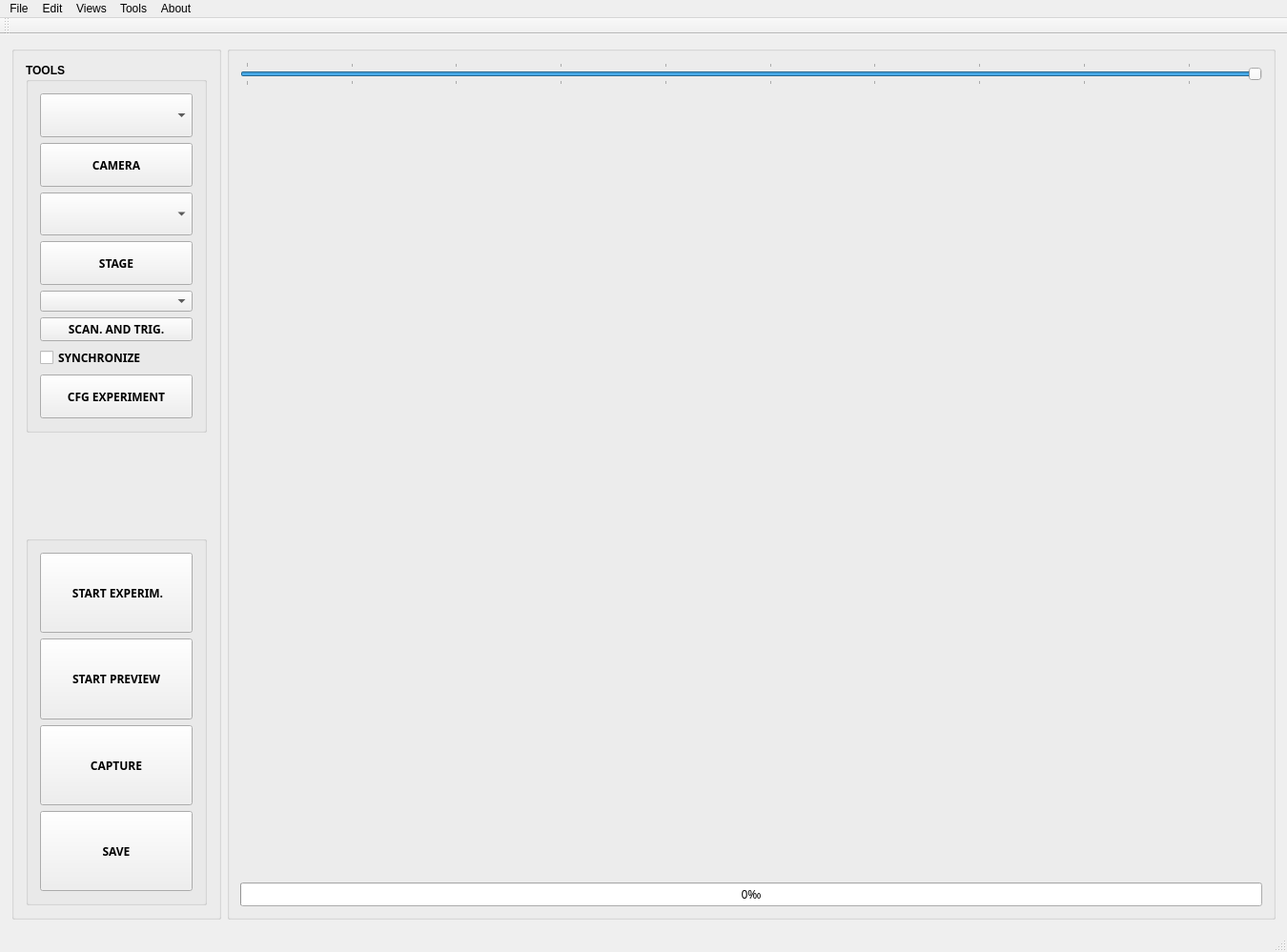
<?xml version="1.0" encoding="UTF-8"?>
<ui version="4.0">
 <class>CAUmucoMainWindow</class>
 <widget class="QMainWindow" name="CAUmucoMainWindow">
  <property name="windowModality">
   <enum>Qt::NonModal</enum>
  </property>
  <property name="geometry">
   <rect>
    <x>0</x>
    <y>0</y>
    <width>1350</width>
    <height>999</height>
   </rect>
  </property>
  <property name="sizePolicy">
   <sizepolicy hsizetype="Expanding" vsizetype="Expanding">
    <horstretch>0</horstretch>
    <verstretch>0</verstretch>
   </sizepolicy>
  </property>
  <property name="windowTitle">
   <string>UMUCO - MAIN</string>
  </property>
  <property name="locale">
   <locale language="English" country="Canada"/>
  </property>
  <widget class="QWidget" name="mainView">
   <layout class="QHBoxLayout" name="horizontalLayout" stretch="1,5">
    <property name="spacing">
     <number>6</number>
    </property>
    <property name="leftMargin">
     <number>12</number>
    </property>
    <property name="topMargin">
     <number>12</number>
    </property>
    <property name="rightMargin">
     <number>12</number>
    </property>
    <property name="bottomMargin">
     <number>12</number>
    </property>
    <item>
     <widget class="QGroupBox" name="groupBox_2">
      <property name="title">
       <string/>
      </property>
      <layout class="QVBoxLayout" name="verticalLayout_3" stretch="0,0">
       <property name="spacing">
        <number>108</number>
       </property>
       <property name="leftMargin">
        <number>12</number>
       </property>
       <property name="topMargin">
        <number>12</number>
       </property>
       <property name="rightMargin">
        <number>12</number>
       </property>
       <property name="bottomMargin">
        <number>12</number>
       </property>
       <item>
        <widget class="QGroupBox" name="Tools">
         <property name="sizePolicy">
          <sizepolicy hsizetype="Expanding" vsizetype="Expanding">
           <horstretch>0</horstretch>
           <verstretch>0</verstretch>
          </sizepolicy>
         </property>
         <property name="font">
          <font>
           <family>Arial</family>
           <weight>75</weight>
           <bold>true</bold>
          </font>
         </property>
         <property name="title">
          <string>TOOLS</string>
         </property>
         <layout class="QVBoxLayout" name="verticalLayout">
          <property name="spacing">
           <number>6</number>
          </property>
          <property name="leftMargin">
           <number>12</number>
          </property>
          <property name="topMargin">
           <number>12</number>
          </property>
          <property name="rightMargin">
           <number>12</number>
          </property>
          <property name="bottomMargin">
           <number>12</number>
          </property>
          <item>
           <widget class="QComboBox" name="cameraPUM">
            <property name="sizePolicy">
             <sizepolicy hsizetype="Expanding" vsizetype="Expanding">
              <horstretch>0</horstretch>
              <verstretch>0</verstretch>
             </sizepolicy>
            </property>
            <property name="font">
             <font>
              <pointsize>9</pointsize>
             </font>
            </property>
           </widget>
          </item>
          <item>
           <widget class="QPushButton" name="cameraPB">
            <property name="sizePolicy">
             <sizepolicy hsizetype="Expanding" vsizetype="Expanding">
              <horstretch>0</horstretch>
              <verstretch>0</verstretch>
             </sizepolicy>
            </property>
            <property name="font">
             <font>
              <family>Arial Black</family>
              <pointsize>9</pointsize>
              <weight>75</weight>
              <bold>true</bold>
             </font>
            </property>
            <property name="toolTip">
             <string>&lt;html&gt;&lt;head/&gt;&lt;body&gt;&lt;p&gt;&lt;span style=&quot; font-size:12pt;&quot;&gt;Use this button to configure the camera&lt;/span&gt;&lt;/p&gt;&lt;/body&gt;&lt;/html&gt;</string>
            </property>
            <property name="text">
             <string>CAMERA</string>
            </property>
           </widget>
          </item>
          <item>
           <widget class="QComboBox" name="stagePUM">
            <property name="sizePolicy">
             <sizepolicy hsizetype="Expanding" vsizetype="Expanding">
              <horstretch>0</horstretch>
              <verstretch>0</verstretch>
             </sizepolicy>
            </property>
            <property name="font">
             <font>
              <pointsize>9</pointsize>
             </font>
            </property>
           </widget>
          </item>
          <item>
           <widget class="QPushButton" name="stagePB">
            <property name="sizePolicy">
             <sizepolicy hsizetype="Expanding" vsizetype="Expanding">
              <horstretch>0</horstretch>
              <verstretch>0</verstretch>
             </sizepolicy>
            </property>
            <property name="font">
             <font>
              <family>Arial Black</family>
              <pointsize>9</pointsize>
              <weight>75</weight>
              <bold>true</bold>
             </font>
            </property>
            <property name="toolTip">
             <string>&lt;!DOCTYPE HTML PUBLIC &quot;-//W3C//DTD HTML 4.0//EN&quot; &quot;http://www.w3.org/TR/REC-html40/strict.dtd&quot;&gt;
&lt;html&gt;&lt;head&gt;&lt;meta name=&quot;qrichtext&quot; content=&quot;1&quot; /&gt;&lt;style type=&quot;text/css&quot;&gt;
p, li { white-space: pre-wrap; }
&lt;/style&gt;&lt;/head&gt;&lt;body style=&quot; font-family:'MS Shell Dlg 2'; font-size:8pt; font-weight:400; font-style:normal;&quot;&gt;
&lt;p align=&quot;center&quot; style=&quot; margin-top:0px; margin-bottom:0px; margin-left:0px; margin-right:0px; -qt-block-indent:0; text-indent:0px;&quot;&gt;&lt;span style=&quot; font-size:12pt;&quot;&gt;To show sample holder position&lt;/span&gt;&lt;/p&gt;&lt;/body&gt;&lt;/html&gt;</string>
            </property>
            <property name="text">
             <string>STAGE</string>
            </property>
           </widget>
          </item>
          <item>
           <widget class="QComboBox" name="daqComboBox">
            <property name="font">
             <font>
              <pointsize>9</pointsize>
              <weight>75</weight>
              <bold>true</bold>
             </font>
            </property>
           </widget>
          </item>
          <item>
           <widget class="QPushButton" name="daqPB">
            <property name="font">
             <font>
              <family>Arial Black</family>
              <pointsize>9</pointsize>
              <weight>75</weight>
              <bold>true</bold>
             </font>
            </property>
            <property name="text">
             <string>SCAN. AND TRIG.</string>
            </property>
           </widget>
          </item>
          <item>
           <widget class="QCheckBox" name="synchronizeCheckBox">
            <property name="font">
             <font>
              <family>Arial Black</family>
              <pointsize>9</pointsize>
              <weight>75</weight>
              <bold>true</bold>
             </font>
            </property>
            <property name="text">
             <string>SYNCHRONIZE</string>
            </property>
           </widget>
          </item>
          <item>
           <widget class="QPushButton" name="experimentPB">
            <property name="sizePolicy">
             <sizepolicy hsizetype="Expanding" vsizetype="Expanding">
              <horstretch>0</horstretch>
              <verstretch>0</verstretch>
             </sizepolicy>
            </property>
            <property name="font">
             <font>
              <family>Arial Black</family>
              <pointsize>9</pointsize>
              <weight>75</weight>
              <bold>true</bold>
             </font>
            </property>
            <property name="toolTip">
             <string>&lt;html&gt;&lt;head/&gt;&lt;body&gt;&lt;p align=&quot;center&quot;&gt;&lt;span style=&quot; font-size:12pt;&quot;&gt;Use this button to configure your experiment&lt;/span&gt;&lt;/p&gt;&lt;/body&gt;&lt;/html&gt;</string>
            </property>
            <property name="text">
             <string>CFG EXPERIMENT</string>
            </property>
           </widget>
          </item>
         </layout>
        </widget>
       </item>
       <item>
        <widget class="QGroupBox" name="groupBox">
         <property name="sizePolicy">
          <sizepolicy hsizetype="Expanding" vsizetype="Expanding">
           <horstretch>0</horstretch>
           <verstretch>0</verstretch>
          </sizepolicy>
         </property>
         <property name="font">
          <font>
           <family>Arial</family>
          </font>
         </property>
         <property name="title">
          <string/>
         </property>
         <layout class="QVBoxLayout" name="verticalLayout_2">
          <property name="spacing">
           <number>6</number>
          </property>
          <property name="leftMargin">
           <number>12</number>
          </property>
          <property name="topMargin">
           <number>12</number>
          </property>
          <property name="rightMargin">
           <number>12</number>
          </property>
          <property name="bottomMargin">
           <number>12</number>
          </property>
          <item>
           <widget class="QPushButton" name="startStopPB">
            <property name="sizePolicy">
             <sizepolicy hsizetype="Expanding" vsizetype="Expanding">
              <horstretch>0</horstretch>
              <verstretch>0</verstretch>
             </sizepolicy>
            </property>
            <property name="font">
             <font>
              <family>Arial Black</family>
              <pointsize>9</pointsize>
              <weight>75</weight>
              <bold>true</bold>
             </font>
            </property>
            <property name="toolTip">
             <string>&lt;!DOCTYPE HTML PUBLIC &quot;-//W3C//DTD HTML 4.0//EN&quot; &quot;http://www.w3.org/TR/REC-html40/strict.dtd&quot;&gt;
&lt;html&gt;&lt;head&gt;&lt;meta name=&quot;qrichtext&quot; content=&quot;1&quot; /&gt;&lt;style type=&quot;text/css&quot;&gt;
p, li { white-space: pre-wrap; }
&lt;/style&gt;&lt;/head&gt;&lt;body style=&quot; font-family:'MS Shell Dlg 2'; font-size:8pt; font-weight:400; font-style:normal;&quot;&gt;
&lt;p align=&quot;center&quot; style=&quot; margin-top:0px; margin-bottom:0px; margin-left:0px; margin-right:0px; -qt-block-indent:0; text-indent:0px;&quot;&gt;&lt;span style=&quot; font-size:12pt;&quot;&gt;Use this button to start acquisition. &lt;/span&gt;&lt;/p&gt;
&lt;p align=&quot;center&quot; style=&quot; margin-top:0px; margin-bottom:0px; margin-left:0px; margin-right:0px; -qt-block-indent:0; text-indent:0px;&quot;&gt;&lt;span style=&quot; font-size:12pt;&quot;&gt;To have this button enabled, configure your experiment.&lt;/span&gt;&lt;/p&gt;
&lt;p align=&quot;center&quot; style=&quot; margin-top:0px; margin-bottom:0px; margin-left:0px; margin-right:0px; -qt-block-indent:0; text-indent:0px;&quot;&gt;&lt;span style=&quot; font-size:12pt;&quot;&gt;Data will be saved to file&lt;/span&gt;&lt;/p&gt;&lt;/body&gt;&lt;/html&gt;</string>
            </property>
            <property name="text">
             <string> START EXPERIM.</string>
            </property>
           </widget>
          </item>
          <item>
           <widget class="QPushButton" name="previewPB">
            <property name="sizePolicy">
             <sizepolicy hsizetype="Expanding" vsizetype="Expanding">
              <horstretch>0</horstretch>
              <verstretch>0</verstretch>
             </sizepolicy>
            </property>
            <property name="font">
             <font>
              <family>Arial Black</family>
              <pointsize>9</pointsize>
              <weight>75</weight>
              <bold>true</bold>
             </font>
            </property>
            <property name="toolTip">
             <string>&lt;html&gt;&lt;head/&gt;&lt;body&gt;&lt;p align=&quot;center&quot;&gt;&lt;span style=&quot; font-size:12pt;&quot;&gt;Use this button to preview images from image sensor.&lt;br/&gt;Data will not be saved.&lt;br/&gt;You can however use the SAVE button to save dispayed image in .png format&lt;/span&gt;&lt;/p&gt;&lt;/body&gt;&lt;/html&gt;</string>
            </property>
            <property name="text">
             <string>START PREVIEW</string>
            </property>
           </widget>
          </item>
          <item>
           <widget class="QPushButton" name="captureBP">
            <property name="sizePolicy">
             <sizepolicy hsizetype="Expanding" vsizetype="Expanding">
              <horstretch>0</horstretch>
              <verstretch>0</verstretch>
             </sizepolicy>
            </property>
            <property name="font">
             <font>
              <family>Arial Black</family>
              <pointsize>9</pointsize>
              <weight>75</weight>
              <bold>true</bold>
             </font>
            </property>
            <property name="toolTip">
             <string>&lt;!DOCTYPE HTML PUBLIC &quot;-//W3C//DTD HTML 4.0//EN&quot; &quot;http://www.w3.org/TR/REC-html40/strict.dtd&quot;&gt;
&lt;html&gt;&lt;head&gt;&lt;meta name=&quot;qrichtext&quot; content=&quot;1&quot; /&gt;&lt;style type=&quot;text/css&quot;&gt;
p, li { white-space: pre-wrap; }
&lt;/style&gt;&lt;/head&gt;&lt;body style=&quot; font-family:'MS Shell Dlg 2'; font-size:8pt; font-weight:400; font-style:normal;&quot;&gt;
&lt;p style=&quot; margin-top:0px; margin-bottom:0px; margin-left:0px; margin-right:0px; -qt-block-indent:0; text-indent:0px;&quot;&gt;&lt;span style=&quot; font-size:12pt;&quot;&gt;Use this button to snap a single image from image sensor&lt;/span&gt;&lt;/p&gt;&lt;/body&gt;&lt;/html&gt;</string>
            </property>
            <property name="text">
             <string>CAPTURE</string>
            </property>
           </widget>
          </item>
          <item>
           <widget class="QPushButton" name="saveBP">
            <property name="sizePolicy">
             <sizepolicy hsizetype="Expanding" vsizetype="Expanding">
              <horstretch>0</horstretch>
              <verstretch>0</verstretch>
             </sizepolicy>
            </property>
            <property name="font">
             <font>
              <family>Arial Black</family>
              <pointsize>9</pointsize>
              <weight>75</weight>
              <bold>true</bold>
             </font>
            </property>
            <property name="toolTip">
             <string/>
            </property>
            <property name="text">
             <string>SAVE</string>
            </property>
           </widget>
          </item>
         </layout>
        </widget>
       </item>
      </layout>
     </widget>
    </item>
    <item>
     <widget class="QGroupBox" name="groupBox_3">
      <property name="title">
       <string/>
      </property>
      <layout class="QVBoxLayout" name="verticalLayout_4">
       <item>
        <widget class="QSlider" name="contrastAdjustSlider">
         <property name="toolTip">
          <string>&lt;html&gt;&lt;head/&gt;&lt;body&gt;&lt;p align=&quot;justify&quot;&gt;&lt;span style=&quot; font-size:12pt;&quot;&gt;Use this slider to adjust the contrast of the image&lt;/span&gt;&lt;/p&gt;&lt;/body&gt;&lt;/html&gt;</string>
         </property>
         <property name="maximum">
          <number>4816</number>
         </property>
         <property name="value">
          <number>4816</number>
         </property>
         <property name="tracking">
          <bool>false</bool>
         </property>
         <property name="orientation">
          <enum>Qt::Horizontal</enum>
         </property>
         <property name="tickPosition">
          <enum>QSlider::TicksBothSides</enum>
         </property>
         <property name="tickInterval">
          <number>500</number>
         </property>
        </widget>
       </item>
       <item>
        <widget class="CAGLWidget" name="imageView" native="true">
         <property name="sizePolicy">
          <sizepolicy hsizetype="Expanding" vsizetype="Expanding">
           <horstretch>0</horstretch>
           <verstretch>0</verstretch>
          </sizepolicy>
         </property>
         <property name="toolTip">
          <string/>
         </property>
        </widget>
       </item>
       <item>
        <widget class="QProgressBar" name="expProgressBar">
         <property name="font">
          <font>
           <family>Arial Black</family>
           <pointsize>9</pointsize>
          </font>
         </property>
         <property name="maximum">
          <number>1000</number>
         </property>
         <property name="value">
          <number>0</number>
         </property>
         <property name="format">
          <string>%p‰</string>
         </property>
        </widget>
       </item>
      </layout>
     </widget>
    </item>
   </layout>
  </widget>
  <widget class="QToolBar" name="mainToolBar">
   <attribute name="toolBarArea">
    <enum>TopToolBarArea</enum>
   </attribute>
   <attribute name="toolBarBreak">
    <bool>false</bool>
   </attribute>
  </widget>
  <widget class="QStatusBar" name="statusBar"/>
  <widget class="QMenuBar" name="menuBar">
   <property name="geometry">
    <rect>
     <x>0</x>
     <y>0</y>
     <width>1350</width>
     <height>21</height>
    </rect>
   </property>
   <widget class="QMenu" name="menuFile">
    <property name="title">
     <string>File</string>
    </property>
    <addaction name="actionSAVE"/>
   </widget>
   <widget class="QMenu" name="menuEdit">
    <property name="title">
     <string>Edit</string>
    </property>
   </widget>
   <widget class="QMenu" name="menuTools">
    <property name="title">
     <string>Tools</string>
    </property>
    <addaction name="actionAlignment"/>
    <addaction name="actionTopHat"/>
   </widget>
   <widget class="QMenu" name="menuWindow">
    <property name="title">
     <string>About</string>
    </property>
   </widget>
   <widget class="QMenu" name="menuWindow_2">
    <property name="title">
     <string>Views</string>
    </property>
   </widget>
   <addaction name="menuFile"/>
   <addaction name="menuEdit"/>
   <addaction name="menuWindow_2"/>
   <addaction name="menuTools"/>
   <addaction name="menuWindow"/>
  </widget>
  <action name="actionSAVE">
   <property name="text">
    <string>Save</string>
   </property>
  </action>
  <action name="actionAlignment">
   <property name="text">
    <string>AlignmentTool</string>
   </property>
  </action>
  <action name="actionTopHat">
   <property name="checkable">
    <bool>true</bool>
   </property>
   <property name="checked">
    <bool>false</bool>
   </property>
   <property name="text">
    <string>Top-Hat</string>
   </property>
  </action>
 </widget>
 <layoutdefault spacing="6" margin="11"/>
 <customwidgets>
  <customwidget>
   <class>CAGLWidget</class>
   <extends>QWidget</extends>
   <header>caglwidget.h</header>
  </customwidget>
 </customwidgets>
 <resources/>
 <connections/>
 <slots>
  <slot>on_imageSensorPB_clicked()</slot>
  <slot>on_stagePB_clicked()</slot>
  <slot>on_stacksAndTilesPB_clicked()</slot>
  <slot>on_startStopPB_clicked()</slot>
  <slot>on_previewPB_clicked()</slot>
  <slot>on_captureBP_clicked()</slot>
  <slot>on_sampleHolderPUM_currentIndexChanged(int)</slot>
  <slot>on_sensorPUM_currentIndexChanged(int)</slot>
 </slots>
</ui>
